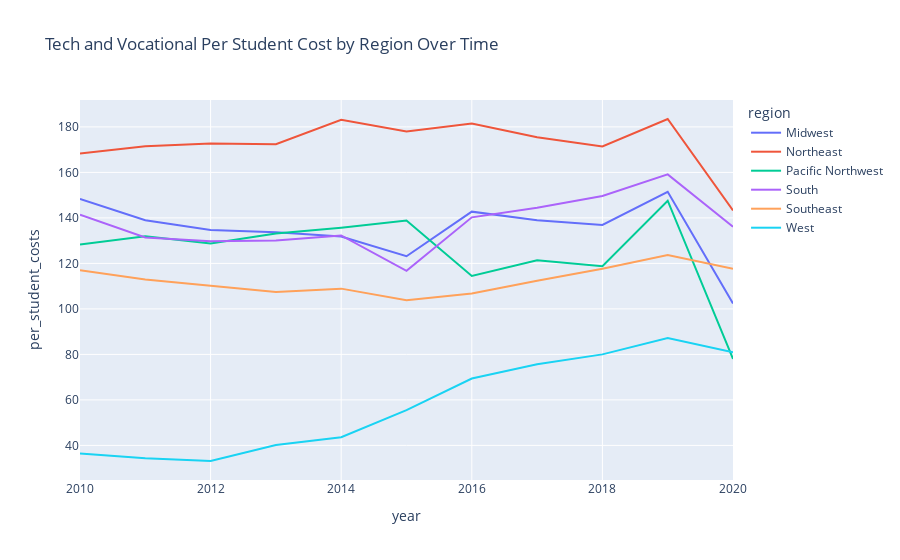

Source (notebook cell):
### Code cell
tech_voc_cost_by_region_line_chart1 = px.line(
    regional_aggregations,
    x='year',
    y='per_student_costs',
    color='region',
    title='Tech and Vocational Per Student Cost by Region Over Time'
)

tech_voc_cost_by_region_line_chart1.show()

### Figure 1 — Plotly figure (JSON) as saved in the notebook; plotly's stock layout.template omitted (floating-point values rounded to 4 significant figures)
{"data": [{"hovertemplate": "region=Midwest<br>year=%{x}<br>per_student_costs=%{y}<extra></extra>", "legendgroup": "Midwest", "line": {"color": "#636efa", "dash": "solid"}, "marker": {"symbol": "circle"}, "mode": "lines", "name": "Midwest", "orientation": "v", "showlegend": true, "type": "scatter", "x": [2010, 2011, 2012, 2013, 2014, 2015, 2016, 2017, 2018, 2019, 2020], "xaxis": "x", "y": [148.4, 138.9, 134.7, 133.7, 131.8, 123.2, 142.7, 139.0, 136.9, 151.5, 102.4], "yaxis": "y"}, {"hovertemplate": "region=Northeast<br>year=%{x}<br>per_student_costs=%{y}<extra></extra>", "legendgroup": "Northeast", "line": {"color": "#EF553B", "dash": "solid"}, "marker": {"symbol": "circle"}, "mode": "lines", "name": "Northeast", "orientation": "v", "showlegend": true, "type": "scatter", "x": [2010, 2011, 2012, 2013, 2014, 2015, 2016, 2017, 2018, 2019, 2020], "xaxis": "x", "y": [168.3, 171.5, 172.7, 172.4, 183.1, 177.9, 181.5, 175.4, 171.4, 183.5, 143.3], "yaxis": "y"}, {"hovertemplate": "region=Pacific Northwest<br>year=%{x}<br>per_student_costs=%{y}<extra></extra>", "legendgroup": "Pacific Northwest", "line": {"color": "#00cc96", "dash": "solid"}, "marker": {"symbol": "circle"}, "mode": "lines", "name": "Pacific Northwest", "orientation": "v", "showlegend": true, "type": "scatter", "x": [2010, 2011, 2012, 2013, 2014, 2015, 2016, 2017, 2018, 2019, 2020], "xaxis": "x", "y": [128.4, 131.9, 128.8, 133.1, 135.7, 138.8, 114.5, 121.4, 118.7, 147.5, 78.0], "yaxis": "y"}, {"hovertemplate": "region=South<br>year=%{x}<br>per_student_costs=%{y}<extra></extra>", "legendgroup": "South", "line": {"color": "#ab63fa", "dash": "solid"}, "marker": {"symbol": "circle"}, "mode": "lines", "name": "South", "orientation": "v", "showlegend": true, "type": "scatter", "x": [2010, 2011, 2012, 2013, 2014, 2015, 2016, 2017, 2018, 2019, 2020], "xaxis": "x", "y": [141.4, 131.4, 129.7, 130.0, 132.3, 116.8, 140.2, 144.5, 149.7, 159.1, 136.1], "yaxis": "y"}, {"hovertemplate": "region=Southeast<br>year=%{x}<br>per_student_costs=%{y}<extra></extra>", "legendgroup": "Southeast", "line": {"color": "#FFA15A", "dash": "solid"}, "marker": {"symbol": "circle"}, "mode": "lines", "name": "Southeast", "orientation": "v", "showlegend": true, "type": "scatter", "x": [2010, 2011, 2012, 2013, 2014, 2015, 2016, 2017, 2018, 2019, 2020], "xaxis": "x", "y": [116.9, 112.9, 110.2, 107.4, 108.9, 103.8, 106.8, 112.4, 117.6, 123.7, 117.6], "yaxis": "y"}, {"hovertemplate": "region=West<br>year=%{x}<br>per_student_costs=%{y}<extra></extra>", "legendgroup": "West", "line": {"color": "#19d3f3", "dash": "solid"}, "marker": {"symbol": "circle"}, "mode": "lines", "name": "West", "orientation": "v", "showlegend": true, "type": "scatter", "x": [2010, 2011, 2012, 2013, 2014, 2015, 2016, 2017, 2018, 2019, 2020], "xaxis": "x", "y": [36.46, 34.38, 33.14, 40.18, 43.61, 55.48, 69.41, 75.63, 80.01, 87.21, 80.98], "yaxis": "y"}], "layout": {"legend": {"title": {"text": "region"}, "tracegroupgap": 0}, "title": {"text": "Tech and Vocational Per Student Cost by Region Over Time"}, "xaxis": {"anchor": "y", "domain": [0, 1], "title": {"text": "year"}}, "yaxis": {"anchor": "x", "domain": [0, 1], "title": {"text": "per_student_costs"}}}}
